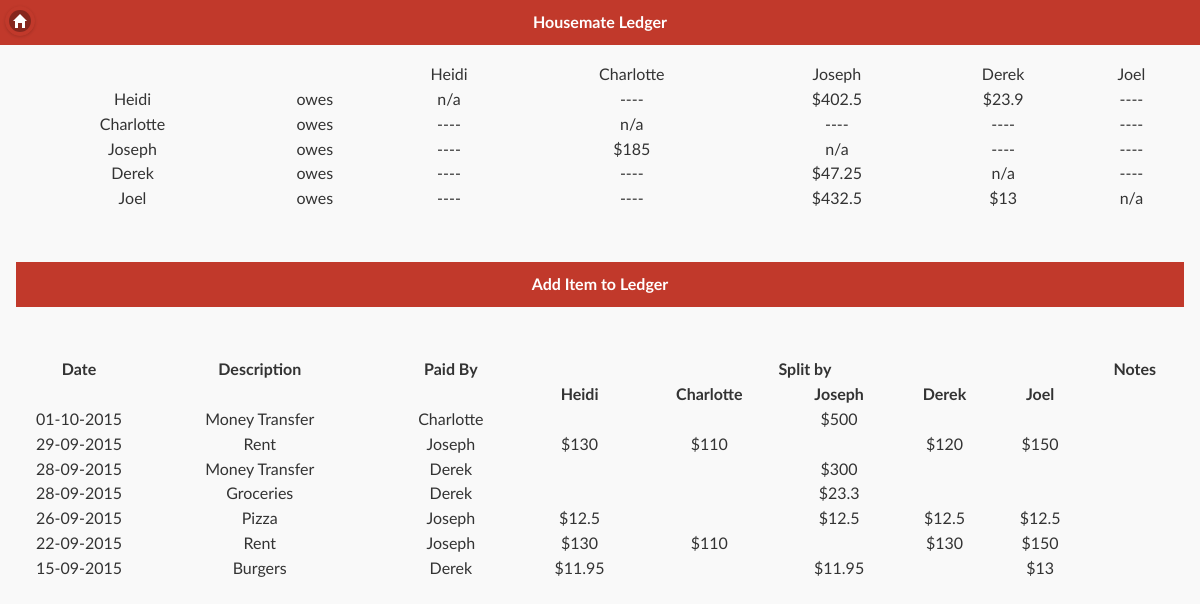
The page / on the database its author committed.
### tables this page shows
CREATE TABLE IF NOT EXISTS `housemates` (
`housemate_id` int(11) NOT NULL,
  `housemate_name` varchar(255) NOT NULL,
  `id` int(11) NOT NULL
);

CREATE TABLE IF NOT EXISTS `ledger` (
`lkey` int(11) NOT NULL,
  `date` date NOT NULL,
  `description` varchar(255) NOT NULL,
  `paidby` int(11) NOT NULL,
  `notes` varchar(255) NOT NULL
);

CREATE TABLE IF NOT EXISTS `costings` (
`id` int(11) NOT NULL,
  `housemate_id` int(11) NOT NULL,
  `lkey` int(11) NOT NULL,
  `value` float NOT NULL
);

### src/db.php (called while the page is built, shortened)
<?php
	function query_items($sql) {
		$items_out = array();
		$conn = new mysqli(DB_SERVER, DB_USER, DB_PASS, DB_NAME);
		$result = $conn->query($sql);
		if ($result->num_rows > 0) {
			while($row = $result->fetch_assoc()) {
				array_push($items_out, $row);
			}
		}
		return $items_out;
	}
	function get_ledger_items() {
		return query_items("SELECT * FROM ledger NATURAL JOIN costings WHERE 1 ORDER BY date DESC, lkey ASC, housemate_id ASC");
	}
	function get_list_housemates() {
		return query_items("SELECT * FROM housemates WHERE 1 ORDER BY housemate_id ASC");
	}
?>

### src/general.php (called while the page is built)
<?php
	function get_housemate_arr_position($housemates, $id) {
		for ($i=0; $i<count($housemates); $i++) {
			if ($housemates[$i]["housemate_id"]==$id) return $i;
		}
		return -1;
	}
	function generate_zero_array($arrIn) {
		$arrOut = array();
		for ($i=0; $i<count($arrIn); $i++) {
			$arrOut[$i] = array();
			for ($j=0; $j<count($arrIn); $j++) $arrOut[$i][$j] = 0;
		}
		return $arrOut;
	}
	function calculate_totals($housemates, $items) {
		$amount_owing = generate_zero_array($housemates);
		for ($j=0; $j<count($items); $j++) {
			$item = $items[$j];
			$pb = get_housemate_arr_position($housemates, $item["paidby"]);
			$v = $item["value"];
			$hid = get_housemate_arr_position($housemates, $item["housemate_id"]);
			$amount_owing[$hid][$pb] += $v;
			$amount_owing[$pb][$hid] -= $v;
		}
		return $amount_owing;
	}
?>

### src/index.php (the view, shortened to what this page needs)
<?php
	include_once "db.php";
?>
<!DOCTYPE html>
<html>
	<head>
		<link rel="stylesheet" href="css/jquery.mobile-1.4.5.min.css" />
		<link rel="stylesheet" href="css/styles.css" />
		<link rel="stylesheet" type="text/css" href="css/jquery.mobile.flatui.css" />
	</head>
	<body>
		<div data-role="page" id="pgeHome" data-theme="d">
			<div data-role="header">
				<a href="./" data-icon="home" data-iconpos="notext" data-transition="fade"></a><h1><?php echo TITLE ?> Ledger</h1>
			</div>
			<div data-role="content">
					<?php
						require_once "general.php";
						$items = get_ledger_items();
						$housemates = get_list_housemates();
						$amount_owing = calculate_totals($housemates, $items);
						echo('
						<table style="width: 100%; text-align: center">
							<tr><td></td><td></td>
						');
						for ($i=0; $i<count($housemates); $i++) {
							echo "<td>".$housemates[$i]["housemate_name"]."</td>";
						}
						echo "</tr>";
						for ($i=0; $i<count($housemates); $i++) {
							echo "<tr><td>".$housemates[$i]["housemate_name"]."</td><td>owes</td>";
							for ($j=0; $j<count($housemates); $j++) {
								if ($i != $j) {
									if ($amount_owing[$i][$j] > 0) {
										echo "<td>$".round($amount_owing[$i][$j], 2, PHP_ROUND_HALF_DOWN)."</td>";
									} else echo "<td>----</td>";
								} else echo "<td>n/a</td>";
							}
						}
					?>
				</table><br/><br/>
				<a href="add.php" class="ui-btn">Add Item to Ledger</a><br/><br/>
				<div>
					<?php
						echo('
						<table style="width: 100%; text-align: center">
							<tr><th style="width: 120px">Date</th><th>Description</th><th>Paid By</th><th colspan="'.count($housemates).'">Split by</th><th>Notes</th></tr>
							<tr><th></th><th></th><th></th>
						');
						for ($i=0; $i<count($housemates); $i++) echo "<th>".$housemates[$i]["housemate_name"]."</th>";
						echo "<td></td></tr>";
						$lkey = -1;
						$newline = false;
						$hm_count = 0;
						for ($j=0; $j<count($items); $j++) {
							$item = $items[$j];
							if ($item["lkey"] != $lkey) $newline = true;
							else $newline = false;
							if ($newline) {
								echo "<tr><td>".date('d-m-Y', strtotime($item["date"]))."</td><td>".$item["description"]."</td><td>".$housemates[get_housemate_arr_position($housemates, $item["paidby"])]["housemate_name"]."</td>";
								$lkey = $item["lkey"];
								$hm_count = 0;
							}
							while ($hm_count<get_housemate_arr_position($housemates, $item["housemate_id"])) {
								echo "<td></td>";
								$hm_count++;
							}
							if (get_housemate_arr_position($housemates, $item["housemate_id"])==$hm_count) {
								echo "<td>$".round($item["value"],2)."</td>";
								$hm_count++;
							}
							if (!$newline) {
								$endline = false;
								if ($j==(count($items)-1)) $endline = true;
								else $endline = ($items[$j+1]["lkey"] != $lkey);
								if ($endline) {
									echo "<td>".$item["notes"]."</td>";
									echo "</tr>";
								}
							}
						}
					?>
				</div>
			</div>
		</div>
	</body>
</html>

### rows shown on the page
housemates: housemate_name "Heidi", j "402.5", j "23.9"
housemates: housemate_name "Charlotte"
housemates: housemate_name "Joseph", j "185"
housemates: housemate_name "Derek", j "47.25"
housemates: housemate_name "Joel", j "432.5", j "13"
ledger: date "01-10-2015", description "Money Transfer", paidby.housemate_name "Charlotte", costings.value "500"
ledger: date "29-09-2015", description "Rent", paidby.housemate_name "Joseph", costings.value "130", costings.value "110", costings.value "120", costings.value "150"
ledger: date "28-09-2015", description "Money Transfer", paidby.housemate_name "Derek", costings.value "300"
ledger: date "28-09-2015", description "Groceries", paidby.housemate_name "Derek", costings.value "23.3"
ledger: date "26-09-2015", description "Pizza", paidby.housemate_name "Joseph", costings.value "12.5"
ledger: date "22-09-2015", description "Rent", paidby.housemate_name "Joseph", costings.value "130", costings.value "110", costings.value "150"
ledger: date "15-09-2015", description "Burgers", paidby.housemate_name "Derek", costings.value "11.95", costings.value "13"

### other values the page prints
TITLE "Housemate"
